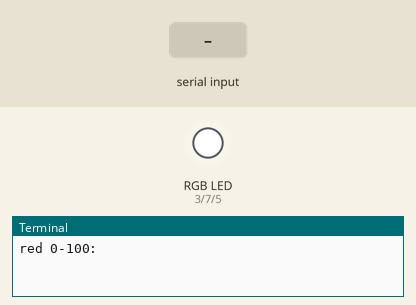
The program below on a simulated Raspberry Pi (header pin numbers). Parts: an RGB LED mixed from three pins (HIGH = lit), the last lines printed to the terminal. The inputs (shaded band) are chosen by the test bench.

Above: at 1.2 s.
1.3 s: "5" typed at the terminal, then Enter
2.8 s: "90" typed at the terminal, then Enter
4.3 s: "1" typed at the terminal, then Enter
At 5.2 s:
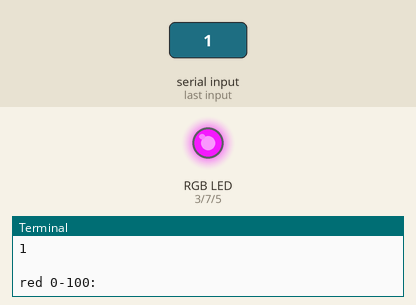
Timing chart, 0 to 7.3 s (numbered marks = the images above; inputs shaded):
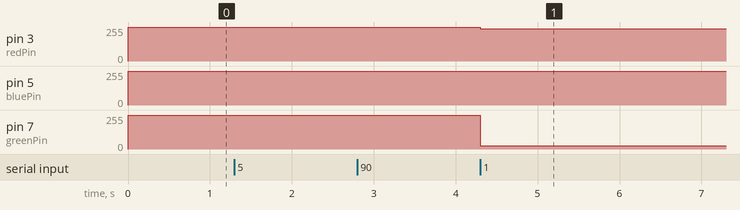

The program:

rgb_led_pwm.py
```python
#Raspberry Pi GPIO common anode rgb led pwm
#lights rgb led of variable color with pwm
#GPIO -> red lead -> 2 parallel 410 ohm resistors
#3.3V -> anode lead
#GPIO -> green lead -> 410 ohm resistor
#GPIO -> blue lead -> 410 ohm resistor

import RPi.GPIO as GPIO
import time

pins = {
    'redPin' : 3 ,
    'greenPin' : 7,
    'bluePin' : 5 ,
} #physical pins for cathode leads

GPIO.setmode(GPIO.BOARD) #pins identified by physical numbering system
GPIO.setwarnings(False)
GPIO.setup(pins['redPin'], GPIO.OUT, initial=GPIO.HIGH) #led starts as off
GPIO.setup(pins['bluePin'], GPIO.OUT, initial=GPIO.HIGH) #led starts as off
GPIO.setup(pins['greenPin'], GPIO.OUT, initial=GPIO.HIGH) #led starts as off
red = GPIO.PWM(pins['redPin'], 100) #star pwm at 100Hz
green = GPIO.PWM(pins['greenPin'], 100)
blue = GPIO.PWM(pins['bluePin'], 100)

def main(pins, red, green, blue):
    red.start(100) #led off, inverse due to common anode led
    green.start(100)
    blue.start(100)
    while True:
        redColor = int(input('red 0-100: ')) #ask for individual rgb
        greenColor = int(input('green 0-100: '))
        blueColor = int(input('blue 0-100: '))
        red.ChangeDutyCycle(100 - redColor) #change active percents, inverse due to common cathode
        green.ChangeDutyCycle(100 - greenColor)
        blue.ChangeDutyCycle(100 - blueColor)
        print()

try:
    main(pins, red, green, blue)

finally: #before quitting due to error
    print("exiting")
    red.stop() #stop pwm
    blue.stop()
    green.stop()
    GPIO.cleanup() #undo pin asignments
```

Measured:
- after the input at 4.3 s, pin 3 (redPin): 255/255 → 242/255 at once; pin 5 (bluePin): 255/255 → 252/255 at once; pin 7 (greenPin): 255/255 → 26/255 at once
